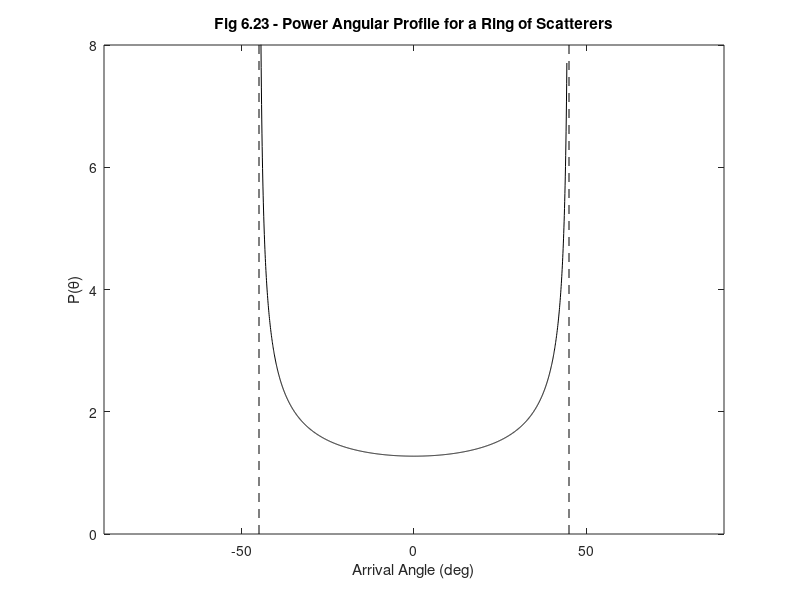

Recreate this plot in MATLAB.
%%%%%%%%%%%%%%%%%%%%%%%%%%%%%%%%%%%%%%%%%%%%%%%%%%%%%%%%%%%%%
%%                                                         %%
%% ******************************************************  %%
%% * Smart Antennas for Wireless Applications w/ Matlab *  %%
%% ******************************************************  %%
%%                                                         %%
%% Chapter 6: Fig 6.23                                     %%
%%                                                         %%
%% Author: Frank Gross                                     %%
%% McGraw-Hill, 2005                                       %%
%% Date:  9/30/2004                                        %%
%%                                                         %%
%% This code creates Fig 6.23, a plot of the power angular %%
%%     profile for a ring of scatterers.                   %%
%%%%%%%%%%%%%%%%%%%%%%%%%%%%%%%%%%%%%%%%%%%%%%%%%%%%%%%%%%%%%      

%%------------------- Define Variables:--------------------%%
% theta_max - maximum arrival angle                         %
% theta - angle (rad)                                       %
% Ptot - Total power in all angular paths                   %
% P - Power Angular Profile                                 %
%%---------------------------------------------------------%%

%%------------------ Given Values ------------------%%

theta_max = pi/4;   theta = (-pi/4+0.01):0.001:(pi/4-0.01);

Ptot = pi;

%%--------- Determine Power Angular Profile ---------%%

P = Ptot./(pi*sqrt(theta_max^2-theta.^2));

%%------------------ Plot Results ------------------%%

plot(theta*180/pi,P,'k')

axis([-90 90 0 8])

title('\bfFig 6.23 - Power Angular Profile for a Ring of Scatterers')
xlabel('Arrival Angle (deg)')
ylabel('P(\theta)')

line([-45 -45],[0 8],'linestyle','--','color','k')
line([45 45],[0 8],'linestyle','--','color','k')
